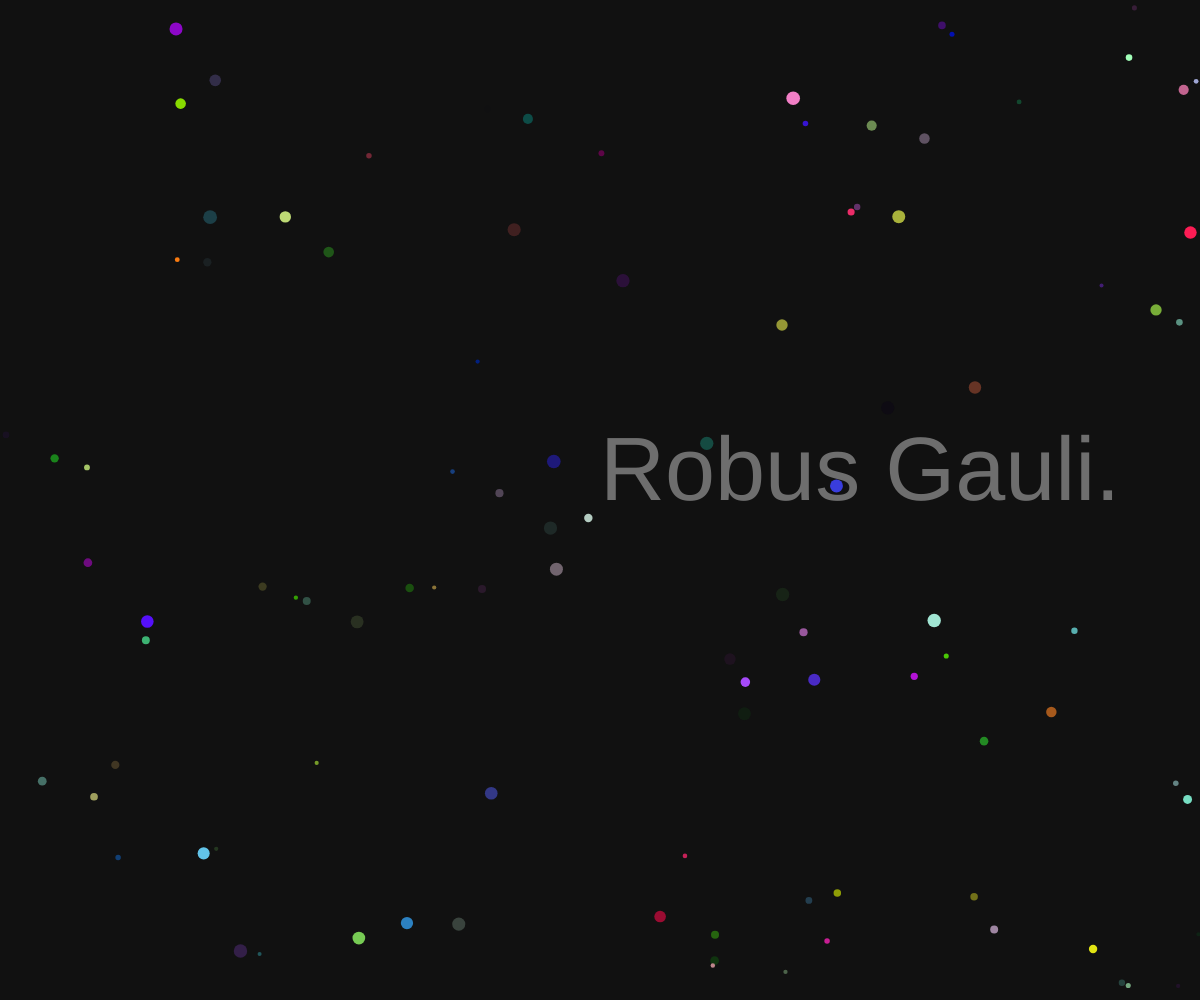
Frame 1 (no input)
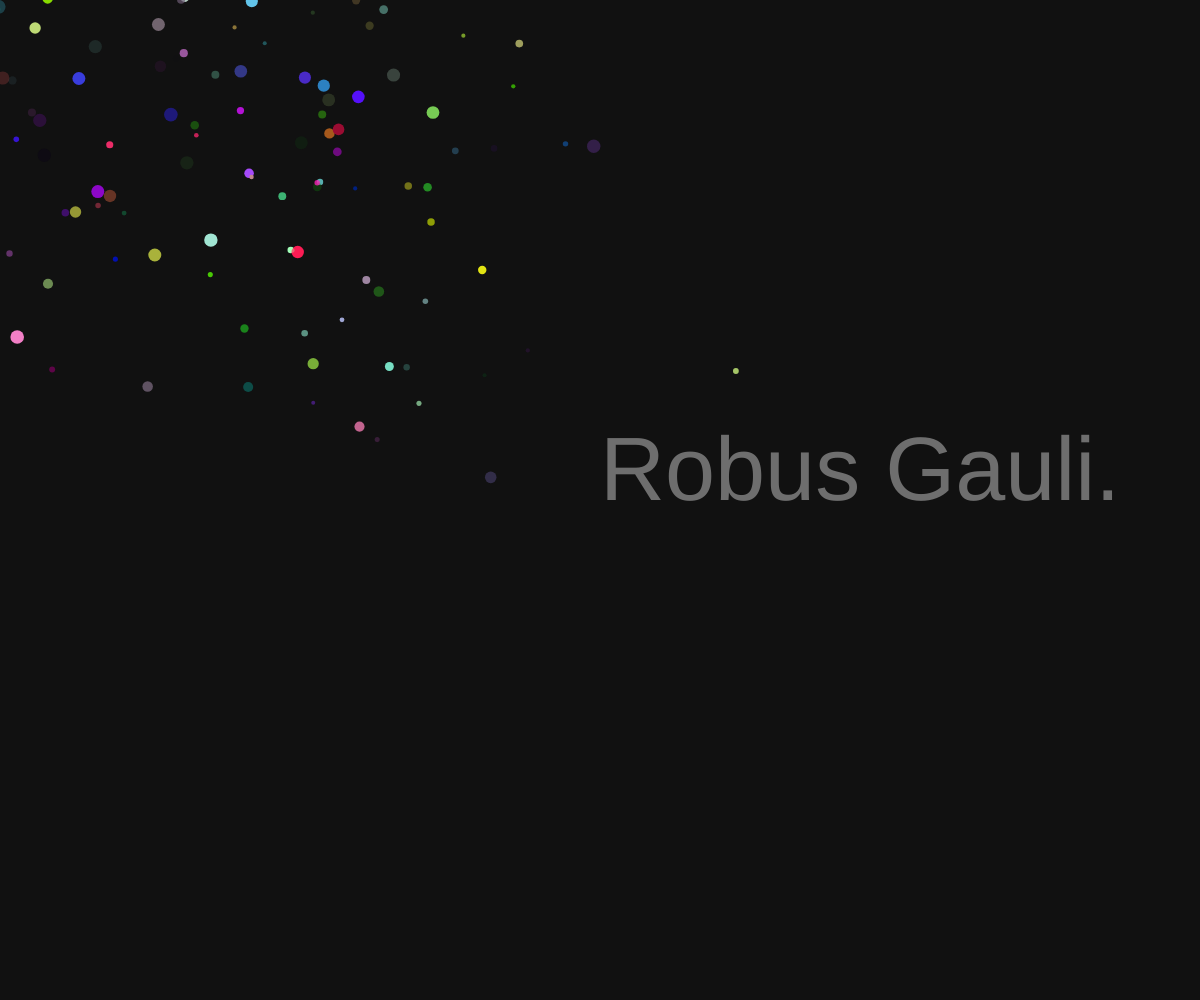
Frame 60 (no input)
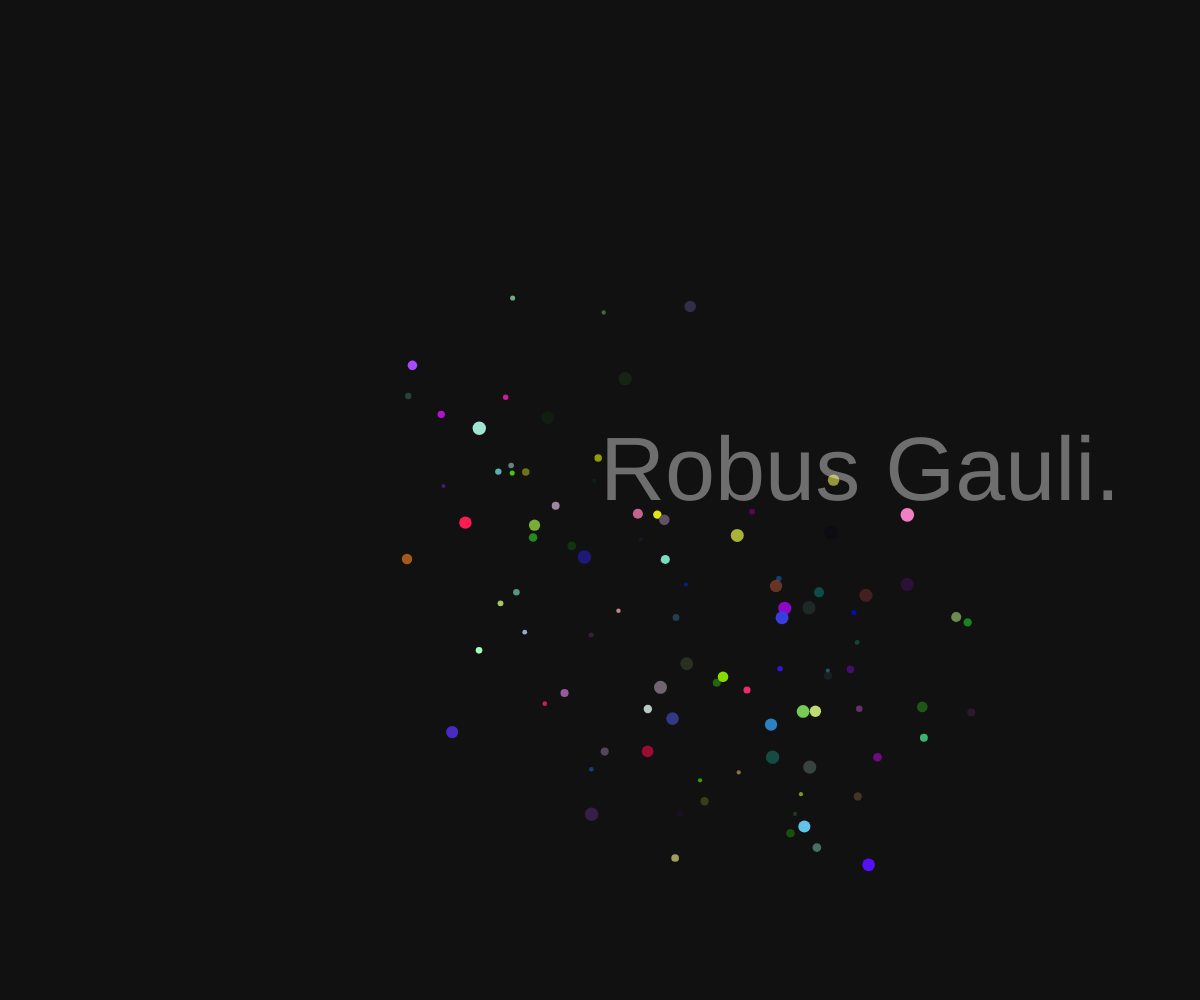
Frame 120 (the mouse pressed at the canvas centre since frame 60)

The p5.js sketch that drew these frames (run headless with seeded random() and noise() and a simulated clock; from frame 60 on, the mouse is pressed at the canvas centre):

// p5.js sketch
// ── sketch.js
let agents; 
function setup() {
  createCanvas(windowWidth, windowHeight)
  //agent = new Agent();
  agents = new Agents(20)
  
}

function draw() {
  background(17)
  
  agents.run()
  fill(255, 255, 255, 100)
  textSize(90);
  text("Robus Gauli.", windowWidth/2,  windowHeight/2)
  
}

class Agents {
  constructor() {
    this.agents = []
    for (let i = 0; i < 100; i++) {
        this.agents.push(new Agent())
     }
   }
  
  run() {
    this.agents.forEach(agent => {
      agent.show()
      agent.update()
      agent.bounce()
      agent.seek()
    }) // 
  }
    
 // 
}


class Agent {
  
  constructor() {
    this.position = createVector(random(width), random(height))
    this.velocity = createVector()
    this.acc = createVector()
    
    //some colots with this autonomouse agent
    this.color = {
      r: random(255),
      g: random(255),
      b: random(255),
      t: random(400)
    }
    this.rad = random(4, 14)
  }
  
  show() {
    fill(this.color.r, this.color.g, this.color.b, this.color.t)
    noStroke()
    ellipse(this.position.x, this.position.y, this.rad, this.rad)
    
  }
  
  update() {
    this.applyForce(createVector(random(-0.2, 0.3), random(-0.2, 0.2)))
    this.position.add(this.velocity)
    this.velocity.add(this.acc)
    this.velocity.limit(20)
    this.acc.mult(0)
  }
  
  applyForce(someForce) {
    this.acc.add(someForce)
  }
  
  seek() {
    let target;
    if (random(1) < 0.5) {
      target = createVector(mouseX, mouseY)  
    } else {
      target = createVector(random(width), random(height))
    }
    
    let desiredForce = target.sub(this.position)
    //desiredForce.setMag(3)
    let f = desiredForce.sub(this.velocity)
    f.setMag(1)
    this.applyForce(f)
  }
  
  bounce() {
    if(this.position.x > width || this.position.x < 0) {
      this.velocity.x *= -1
    }
    
    if (this.position.y > height || this.position.y < 0) {
     this.velocity.y *= -1
    }
  }
}
